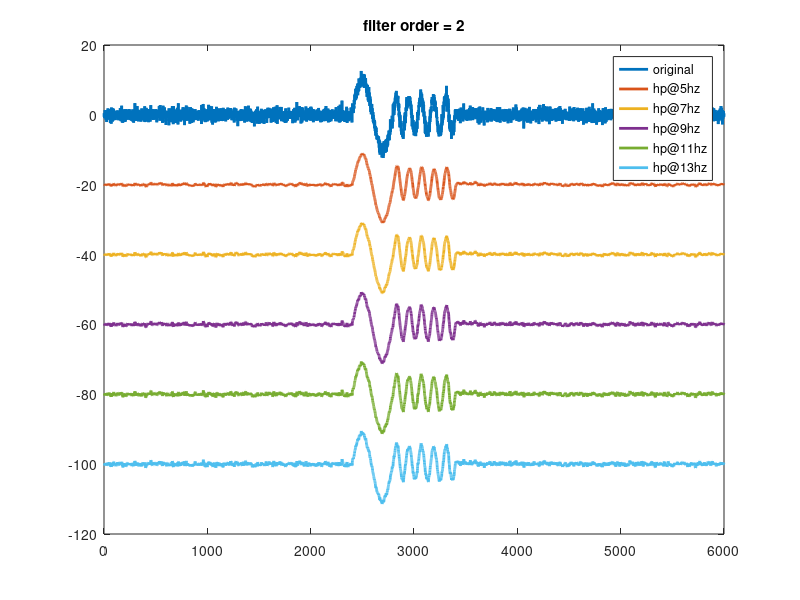
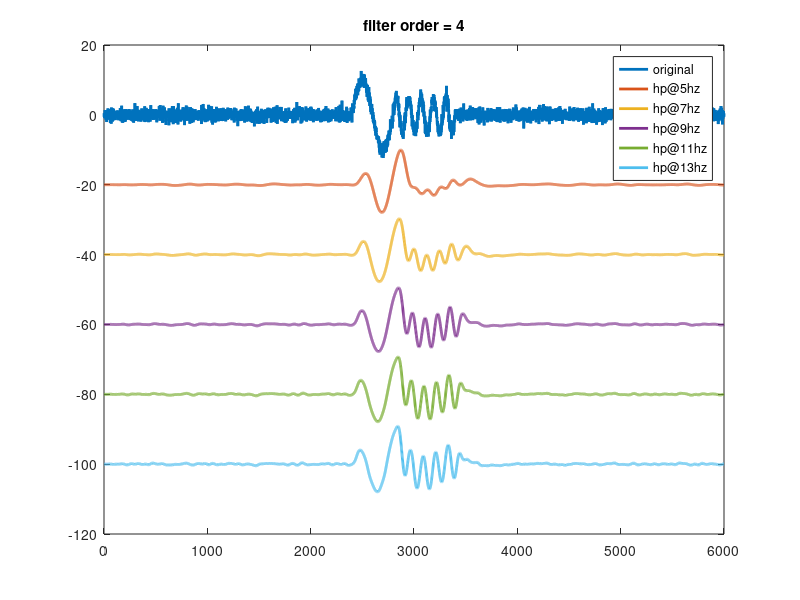
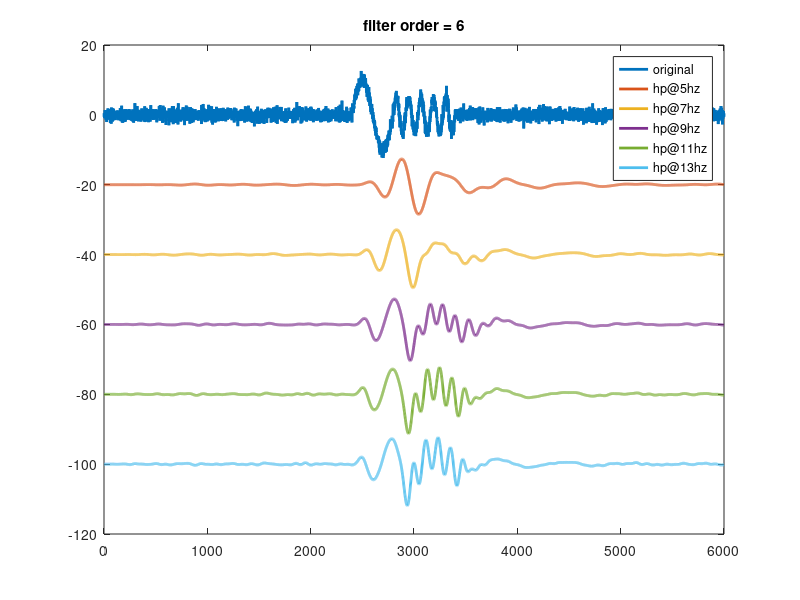

Write the MATLAB code that produced these figures, in order.
% setup

T = 5;
fs = 1200;
t = (1:(T*fs))/fs;

An = 1;
Ae = 10;
Al = 5;

fe = 3;
fl = 10;

esec = 1/fe;
lsec = 0.5;

% build the signal
X = An * randn(size(t));

% at 2 seconds in, build the simulated k-complex + spindle
starte = 2*fs;
early = Ae*sin(2*pi*fe*t(t<=esec));
X(starte:(starte+length(early)-1)) = X(starte:(starte+length(early)-1)) + early;

startl = starte+length(early);
late = Al*sin(2*pi*fl*t(t<=lsec));
X(startl:(startl+length(late)-1)) = X(startl:(startl+length(late)-1)) + late;

for order = 2:2:6
    figure
    plot(X, 'linew',2); hold all
    title(sprintf('filter order = %d', order));
    leg = {'original'};

    ctr = 0;
    for hp = 5:2:13
        ctr = ctr + 2;

        % switch which filter is commented to see the change in behavior
        % b/w butterworth and chebychev
        
        [b, a] = cheby1 (order-1, .25, 2 / (fs/2), 'high');
%         [b, a] = butter (order, 2 / (fs/2), 'high');

        fX = filter(b, a, X);
        
        [b, a] = cheby1 (order-1, .25, hp / (fs/2), 'low');
%         [b, a] = butter (order, hp / (fs/2), 'low');

        fX = filter(b, a, fX);

        plot(fX-ctr*max([Ae An Al]),'linew',2);


        leg{end+1} = sprintf('hp@%dhz', hp);
    end

    legend(leg)
end
    